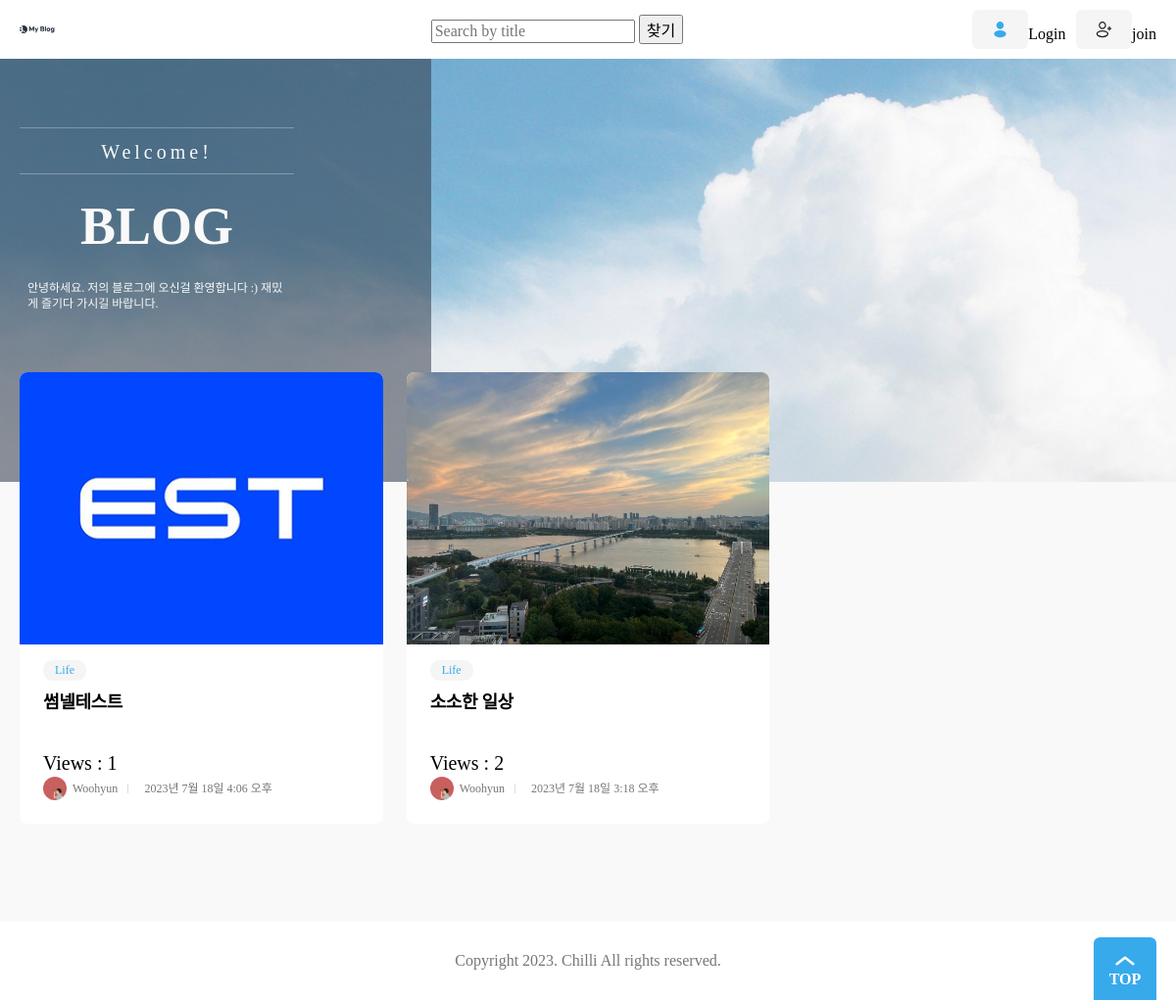
Page /blog/ on the earlier database version.
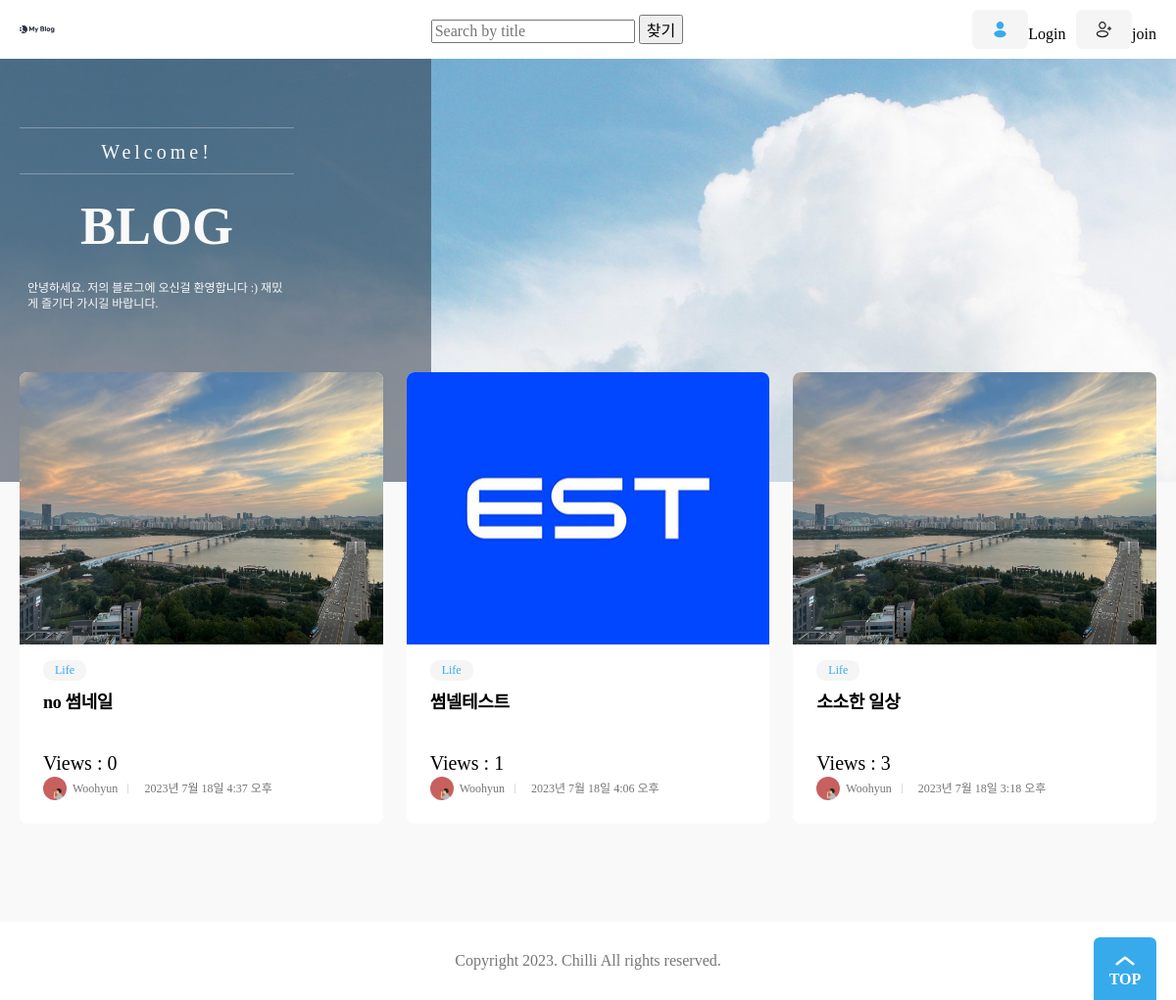
Same page on the later database version.
### blog/models.py (models this page shows)
class Post(models.Model):
    title = models.CharField(max_length=30)
    content = models.TextField()
    writer = models.ForeignKey(User, on_delete=models.CASCADE)
    status = models.CharField(default='active', max_length=20)
    category = models.CharField(max_length=30)
    thumbnail = models.ImageField(upload_to='blog/media',null=True,blank=True)
    views = models.IntegerField(default=0)
    created_at = models.DateTimeField(auto_now_add=True)
    updated_at = models.DateTimeField(auto_now=True)

### user/models.py (models this page shows)
class Profile(models.Model):
    user = models.OneToOneField('User', on_delete=models.CASCADE)
    name = models.CharField(max_length=50, null=True, blank=True)
    avatarUrl = models.ImageField(upload_to='user/media',null=True)
    aboutMe = models.TextField(null=True, blank=True)
    created_at = models.DateTimeField(auto_now_add=True)
    updated_at = models.DateTimeField(auto_now=True)

### blog/views.py (the view)
# urls.py: path('', Index.as_view() , name='list'),
class Index(View):
    def get(self, request):
        post_objs = Post.objects.all().filter(status='active').order_by('-created_at')
        categories = ['Life','Style','Tech','Sport','Photo','Develop','Music']
        context = {
            "posts": post_objs,
            "categories": categories
        }
        return render(request, 'blog/post_list.html', context)

### blog/templates/blog/post_list.html (shortened to what this page needs)
{% extends 'blog/base.html' %}
{% load static %}
{% block content %}
    <main>
        <div class="banner">
            <div class="max-width">
                <div class="banner-contents">
                    <p class="sub-text">Welcome!</p>
                    <p class="main-text">BLOG</p>
                    <p class="description">
                        안녕하세요. 저의 블로그에 오신걸 환영합니다 :) 재밌게 즐기다 가시길 바랍니다.
                    </p>
                </div>
            </div>
        </div>
        <div class="max-width">
            {% if posts %}
            <ul class="posts">
                {% for post in posts %}
                <li>
                    <a href="{% url 'blog:detail' pk=post.pk %}" class="post">
                        <article>
                            {% if post.thumbnail %}
                                <img src="{{ post.thumbnail }}" alt="" />
                            {% else %}
                                <img src="{% static 'blog/images/post-img6.jpg' %}" alt="" />
                            {% endif %}
                            <div class="contents-wrap">
                                <dl class="category">
                                    <dd>{{ post.category }}</dd>
                                </dl>
                                <h3>{{post.title}}</h3>
                                <dl class="post-views">
                                    <dd class="views">Views : {{post.views}}</dd>
                                </dl>
                                <dl class="author-wrap">
                                    <dd class="author">
                                        {% if post.writer.profile.avatarUrl.url %}
                                            <img src="{{post.writer.profile.avatarUrl.url}}" alt="" />
                                        {% else %}
                                            <img src="{%static 'user/image/basic_profile.jpg'%}" alt="" />
                                        {% endif %}
                                        {{ post.writer.profile.name }}
                                    </dd>
                                    <dd class="created">{{post.created_at}}</dd>
                                </dl>
                            </div>
                        </article>
                    </a>
                </li>
                {% endfor %}
            </ul>
            {% else %}
                <p>작성된 게시물이 없습니다.</p>
            {% endif %}
        </div>
    </main>
{% endblock %}

Differences in the rows shown:
added Post: category "Life", title "no 썸네일", views "0", writer.profile.avatarUrl (picture), writer.profile.name "Woohyun", created_at "2023년 7월 18일 4:37 오후"
changed Post "소소한 일상": views "2" → "3"
